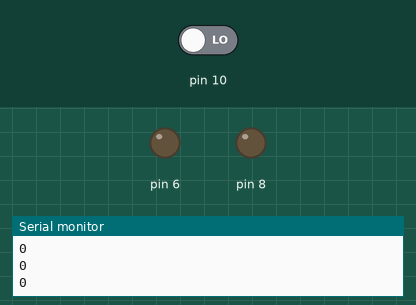
Simulated run of this sketch. Board: Arduino Uno, built with avr-gcc and run on an emulated ATmega328P. Parts: output pins drawn as LEDs (lit = HIGH), the last lines printed to the serial monitor. Dashed ring = blinking. Inputs (shaded band) come from the test bench; at power-on: pin 10 LOW.

Above: at 1.2 s.
1.3 s: pin 10 driven HIGH
At 1.55 s:
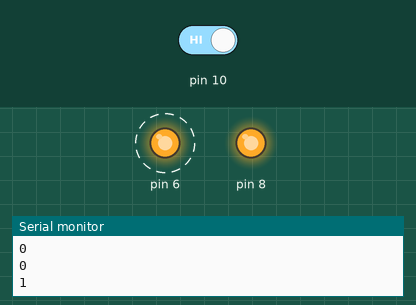
At 2.5 s:
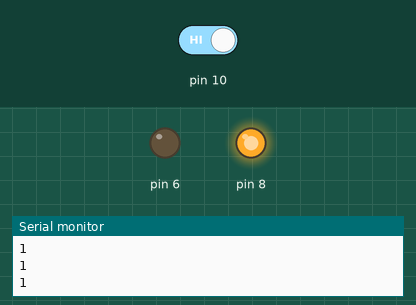
3.1 s: pin 10 driven LOW
At 3.7 s:
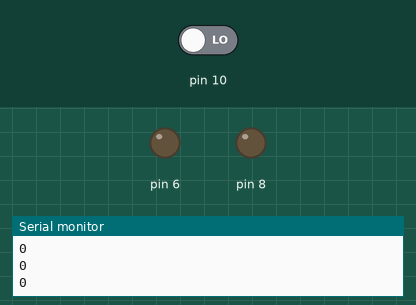
Timing chart, 0 to 6.1 s (numbered marks = the images above; inputs shaded):
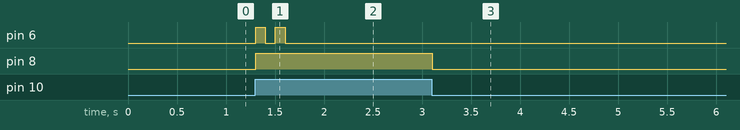

The sketch:

sensor_movimento.ino
```cpp
int delayTime= 100;
int cooldown = 10*delayTime;
int cycle = 0;

void setup() {
  // put your setup code here, to run once:
  Serial.begin(9600);
  pinMode(10, INPUT);
  pinMode(8, OUTPUT);
  pinMode(6, OUTPUT);
}

void apita(){
   if(cycle == 0){
     digitalWrite(6, HIGH);
     delay(100);
     digitalWrite(6, LOW);
     delay(100);
     digitalWrite(6, HIGH);
     delay(100);
     digitalWrite(6, LOW);
     cycle = cooldown;
   }else{
     cycle--;
   }

}

void loop() {
  int acionamento = digitalRead(10);
  Serial.println(acionamento);
  if(acionamento){
    digitalWrite(8, HIGH);
    apita();
  }else{
    cycle = 0;
    digitalWrite(8, LOW);
  }
  delay(delayTime);
  // put your main code here, to run repeatedly:

}
```

Measured:
- after the input at 1.3 s, pin 6: alternates HIGH for 0.10 s and LOW for 0.10 s, 4 changes in all, then stays LOW, starting at once; pin 8: LOW → HIGH at once
- after the input at 3.1 s, pin 8: HIGH → LOW at once
